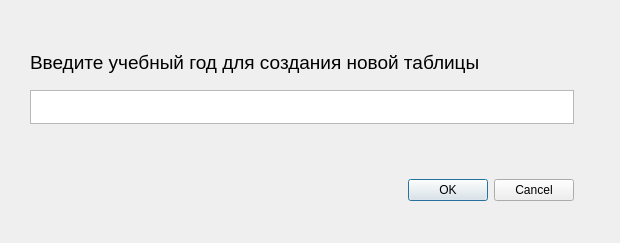
<?xml version="1.0" encoding="UTF-8"?>
<ui version="4.0">
 <class>Dialog</class>
 <widget class="QDialog" name="Dialog">
  <property name="geometry">
   <rect>
    <x>0</x>
    <y>0</y>
    <width>620</width>
    <height>243</height>
   </rect>
  </property>
  <property name="windowTitle">
   <string>Dialog</string>
  </property>
  <widget class="QWidget" name="verticalLayoutWidget">
   <property name="geometry">
    <rect>
     <x>30</x>
     <y>40</y>
     <width>544</width>
     <height>161</height>
    </rect>
   </property>
   <layout class="QVBoxLayout" name="verticalLayout">
    <item>
     <widget class="QLabel" name="label">
      <property name="font">
       <font>
        <pointsize>14</pointsize>
       </font>
      </property>
      <property name="text">
       <string>Введите учебный год для создания новой таблицы</string>
      </property>
     </widget>
    </item>
    <item>
     <widget class="QTextEdit" name="Text_Edit">
      <property name="maximumSize">
       <size>
        <width>16777215</width>
        <height>34</height>
       </size>
      </property>
      <property name="font">
       <font>
        <pointsize>14</pointsize>
       </font>
      </property>
     </widget>
    </item>
    <item>
     <widget class="QLabel" name="Error_Text">
      <property name="layoutDirection">
       <enum>Qt::LeftToRight</enum>
      </property>
      <property name="text">
       <string/>
      </property>
     </widget>
    </item>
    <item>
     <widget class="QDialogButtonBox" name="Buttons">
      <property name="orientation">
       <enum>Qt::Horizontal</enum>
      </property>
      <property name="standardButtons">
       <set>QDialogButtonBox::Cancel|QDialogButtonBox::Ok</set>
      </property>
     </widget>
    </item>
   </layout>
  </widget>
 </widget>
 <resources/>
 <connections/>
</ui>
